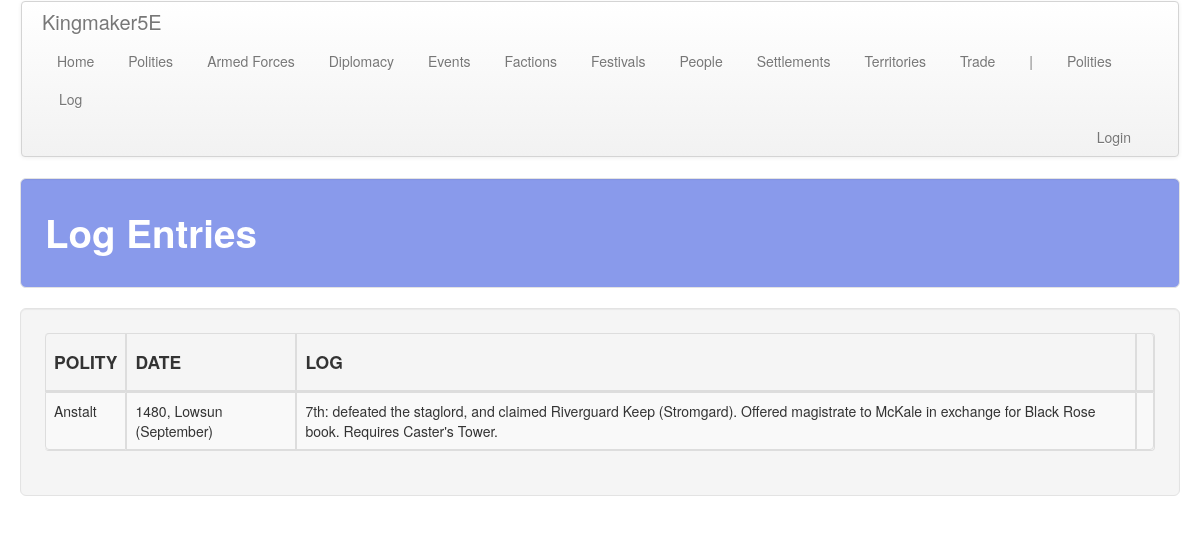
The page /polity/log_entries on the database as committed earlier.
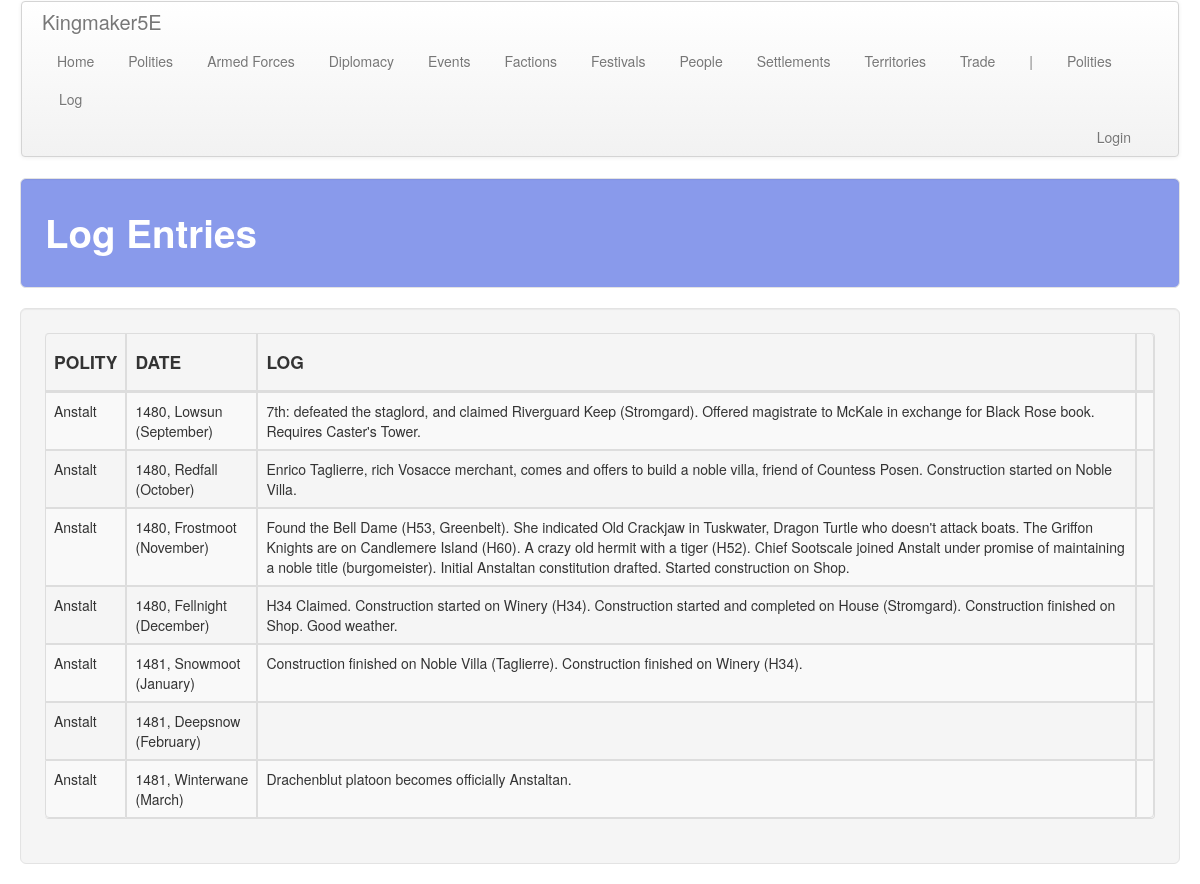
The same page on the database as committed later.
### polity/models.py (models this page shows, shortened)
class LogEntry(models.Model):
    polity = models.ForeignKey(
        'polity.Polity', on_delete=models.CASCADE, default=1,
        related_name='log_entry', related_query_name='log_entry'
    )
    year = models.IntegerField(default=1480)
    month = models.ForeignKey(
        'core.Month', on_delete=models.CASCADE,
        related_name='log_entry', related_query_name='log_entry'
    )
    log = models.TextField(default="", blank=True)

class Polity(models.Model):
    name = models.CharField(max_length=default_max_length)
    government = models.ForeignKey(
        Government, on_delete=models.CASCADE,
        related_name='polity', related_query_name='polity')
    alignment_lc = models.ForeignKey(
        AlignmentLC, on_delete=models.CASCADE,
        related_name='polity', related_query_name='polity')
    alignment_ge = models.ForeignKey(
        AlignmentGE, on_delete=models.CASCADE,
        related_name='polity', related_query_name='polity')
    treasury = models.IntegerField(default=0)
    unrest = models.IntegerField(default=0)
    fame = models.IntegerField(default=0)
    infamy = models.IntegerField(default=0)
    desc = models.TextField(default="", blank=True)
    tax_edict = models.ForeignKey(
        'core.TaxEdict', on_delete=models.CASCADE,
        related_name='polity', related_query_name='polity')
    promotion_edict = models.ForeignKey(
        'core.PromotionEdict', on_delete=models.CASCADE,
        related_name='polity', related_query_name='polity')
    holiday_edict = models.ForeignKey(
        'core.HolidayEdict', on_delete=models.CASCADE,
        related_name='polity', related_query_name='polity')
    recruitment_edict = models.ForeignKey(
        'core.RecruitmentEdict', on_delete=models.CASCADE,
        related_name='polity', related_query_name='polity')
    ruler_attribute_1 = models.ForeignKey(
        Attribute, on_delete=models.SET_NULL, null=True, blank=True,
        related_name='polity_ruler_1', related_query_name='polity_ruler_1')
    ruler_attribute_2 = models.ForeignKey(
        Attribute, on_delete=models.SET_NULL, null=True, blank=True,
        related_name='polity_ruler_2', related_query_name='polity_ruler_2')
    ruler_attribute_3 = models.ForeignKey(
        Attribute, on_delete=models.SET_NULL, null=True, blank=True,
        related_name='polity_ruler_3', related_query_name='polity_ruler_3')
    spymaster_attribute = models.ForeignKey(
        Attribute, on_delete=models.SET_NULL, null=True, blank=True,
        related_name='polity_spymaster', related_query_name='polity_spymaster')

### core/models.py (models this page shows, shortened)
class Month(models.Model):
    name = models.CharField(max_length=default_max_length)
    equivalent = models.CharField(max_length=default_max_length)

### polity/views.py (the view)
# urls.py: path('log_entries', views.log_entries, name='log_entries'),
def log_entries(request):
    return show_all_items(
        request, app_name, b_obj, b_plural, sort='polity__name', sort_2='year', sort_3='month__pk'
    )

### polity/templates/polity/log_entries.html (shortened to what this page needs)
<!DOCTYPE html>
{% extends 'polity/base.html' %}
{% block table_header %}
    <th><h4>POLITY</h4></th>
    <th><h4>DATE</h4></th>
    <th><h4>LOG</h4></th>
    <th><h4></h4></th>
{% endblock %}
{% block table_body %}
    {% for log_entry in log_entries %}
        <tr>
            <td>{{ log_entry.polity.name }}</td>
            <td>{{ log_entry.year }}, {{ log_entry.month.name }} ({{ log_entry.month.equivalent }})</td>
            <td class="tb_ccell">{{ log_entry.log }}</td>
            <td style="text-align: center;">
            </td>
        </tr>
    {% endfor %}
{% endblock %}

### polity/templates/polity/base.html
<!DOCTYPE html>
{% extends 'table.html' %}
{% block subnav_items %}
    <li class="disabled"><a href="#">|</a></li>
    <li role="presentation"><a href="{% url 'polity:polities' %}">Polities</a></li>
    <li role="presentation"><a href="{% url 'polity:log_entries' %}">Log</a></li>
{% endblock %}

### templates/table.html (shortened to what this page needs)
<!DOCTYPE html>
{% extends 'base.html' %}
{% block content %}
    <div class="well well-large">
        <table class="table table-striped table-hover table-bordered table-responsive">
            <thead>
            <tr>
                {% block table_header %}
                {% endblock %}
            </tr>
            </thead>
            <tbody>
                {% block table_body %}
                {% endblock %}
            </tbody>
        </table>
    </div>
{% endblock %}

### templates/base.html (shortened to what this page needs)
<!DOCTYPE html>
{% load staticfiles %}
<html lang="en">
<head>
    <link rel="stylesheet" href="//maxcdn.bootstrapcdn.com/bootstrap/3.2.0/css/bootstrap.css">
    <link href="{% static 'css/bootstrap.min.css' %}" rel="stylesheet" media="screen">
    <link href="{% static 'css/bootstrap-responsive.min.css' %}" rel="stylesheet" media="screen">
    <link rel="stylesheet" href="{% static 'css/custom.css' %}">
    <link rel="stylesheet" href="{% static 'css/hexagons.css' %}">
    <link rel="stylesheet" href="{% static 'css/grid.css' %}">
</head>
<body>
    <div class="container-fluid">
        <div class="navbar">
            <div class="navbar-inner">
                <a class="brand" href="{% url 'polity:polity_details' pk=1 %}">Kingmaker5E</a>
                <ul class="nav nav-pills">
                    <li role="presentation"><a href="{% url 'core:home' %}">Home</a></li>
                    <li role="presentation"><a href="{% url 'polity:polities' %}">Polities</a></li>
                    <li role="presentation">
                        <a href="{% url 'armed_forces:armed_forces' %}">
                            Armed Forces
                        </a>
                    </li>
                    <li role="presentation">
                        <a href="{% url 'diplomacy:diplomatic_relations' %}">
                            Diplomacy
                        </a>
                    </li>
                    <li role="presentation"><a href="{% url 'events:events' %}">Events</a></li>
                    <li role="presentation"><a href="{% url 'factions:factions' %}">Factions</a></li>
                    <li role="presentation"><a href="{% url 'festivals:festivals' %}">Festivals</a></li>
                    <li role="presentation"><a href="{% url 'people:people' %}">People</a></li>
                    <li role="presentation">
                        <a href="{% url 'settlements:settlements' %}">
                        Settlements
                        </a>
                    </li>
                    <li role="presentation">
                        <a href="{% url 'territory:maps' %}">
                            Territories
                        </a>
                    </li>
                    <li role="presentation"><a href="{% url 'trade:trade_routes' %}">Trade</a></li>
                    {% block subnav_items %}{% endblock %}
                </ul>
                <ul class="nav nav-pills navbar-right">
                    <li role="presentation">
                        {% if user.is_authenticated %}
                            <a href="{% url 'logout' %}">Logout</a>
                        {% else %}
                            <a href="{% url 'login' %}">Login</a>
                        {% endif %}
                    </li>
                </ul>
            </div>
        </div>
        <div class="well well-large" style="background-color: #899AEB;">
            <h1 style="color: #ffffff;">{{ title }}</h1>
        </div>
        {% block content %}
        {% endblock %}
    </div>
</body>
</html>

### static/css/custom.css (style rules this page uses)
.tb_ccell { text-align: center; padding: 20px 20px 20px 20px; }

### static/css/hexagons.css (style rules this page uses)
* { margin: 0; padding: 0; }

Rows that differ between the two databases and show on the page:
added LogEntry: polity.name "Anstalt", year "1480", month.name "Redfall", month.equivalent "October", log "Enrico Taglierre, rich Vosacce merchant, comes and offers to build a noble villa, friend of Countess Posen. Construction started on Noble Villa."
added LogEntry: polity.name "Anstalt", year "1480", month.name "Frostmoot", month.equivalent "November", log "Found the Bell Dame (H53, Greenbelt). She indicated Old Crackjaw in Tuskwater, Dragon Turtle who doesn't attack boats. The Griffon Knights are on Candlemere Island (H60). A crazy old hermit with a tiger (H52). Chief Sootscale joined Anstalt under promise of maintaining a noble title (burgomeister). Initial Anstaltan constitution drafted. Started construction on Shop."
added LogEntry: polity.name "Anstalt", year "1480", month.name "Fellnight", month.equivalent "December", log "H34 Claimed. Construction started on Winery (H34). Construction started and completed on House (Stromgard). Construction finished on Shop. Good weather."
added LogEntry: polity.name "Anstalt", year "1481", month.name "Snowmoot", month.equivalent "January", log "Construction finished on Noble Villa (Taglierre). Construction finished on Winery (H34)."
added LogEntry: polity.name "Anstalt", year "1481", month.name "Deepsnow", month.equivalent "February"
added LogEntry: polity.name "Anstalt", year "1481", month.name "Winterwane", month.equivalent "March", log "Drachenblut platoon becomes officially Anstaltan."
